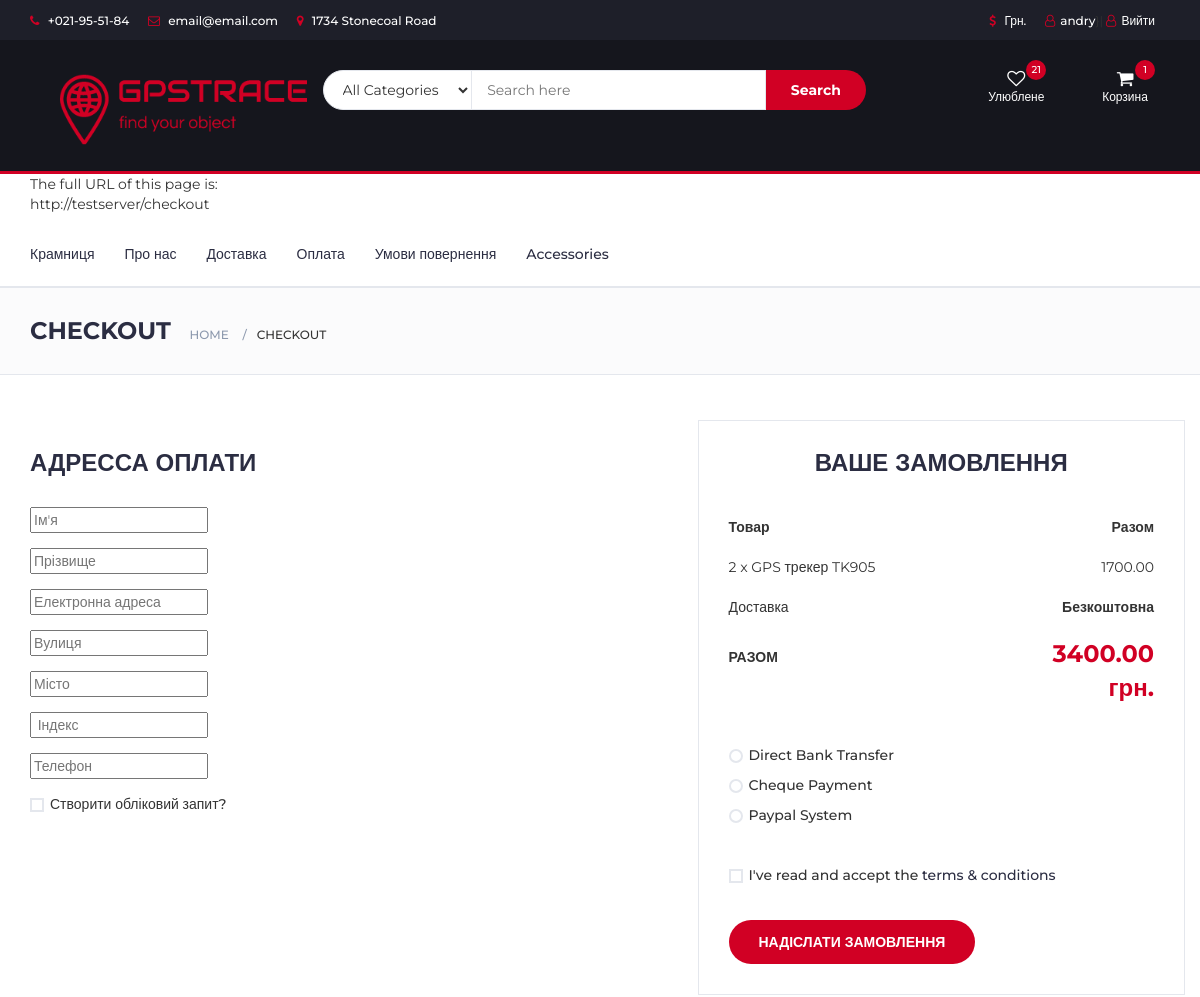
Before: /checkout (signed in, upper part) with the older database file.
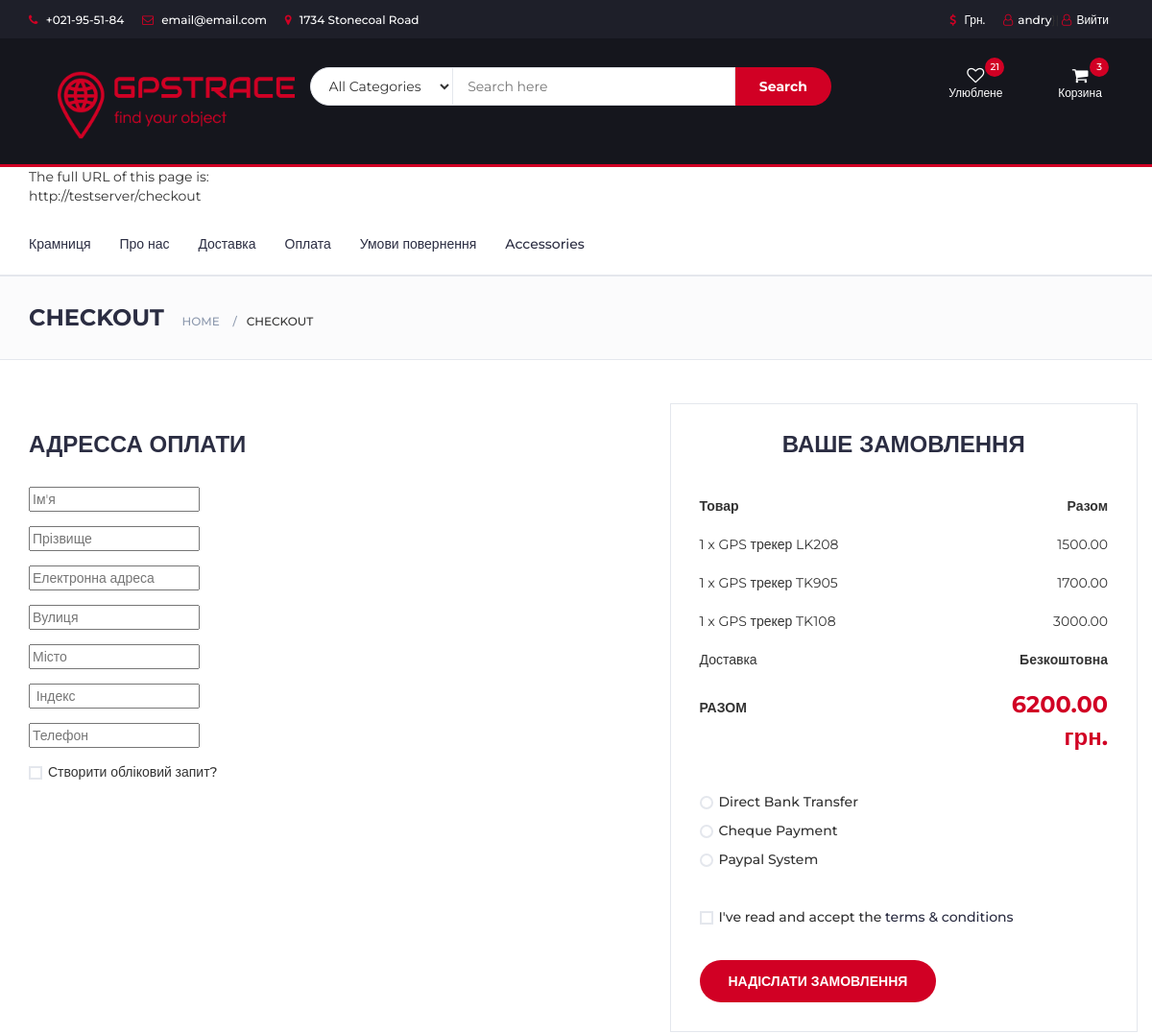
After: the same page with the newer database file.
### store/models.py (models this page shows, shortened)
class Order(models.Model):
    user = models.ForeignKey(settings.AUTH_USER_MODEL,
                             on_delete=models.CASCADE)
    items = models.ManyToManyField(OrderItem)
    start_date = models.DateTimeField(auto_now_add=True)
    ordered_date = models.DateTimeField()
    ordered = models.BooleanField(default=False)
    ordered_date = models.DateTimeField(blank=True)
    shipping_address = models.ForeignKey('ShippingAddress', on_delete=models.SET_NULL, blank=True, null=True)

class OrderItem(models.Model):
    user = models.ForeignKey(settings.AUTH_USER_MODEL,
                             on_delete=models.CASCADE)
    ordered = models.BooleanField(default=False)
    item = models.ForeignKey(Item, on_delete=models.CASCADE)
    quantity = models.IntegerField(default=1)
    ordered = models.BooleanField(default=False)

class Item(models.Model):
    title = models.CharField(max_length=100, null=True, verbose_name='Назва товару')
    slug = models.SlugField(max_length=100, unique=True, db_index=True, null=True)
    photo = models.ImageField(upload_to='img', null=True)
    price = models.DecimalField(max_digits=7, decimal_places=2, blank=True, null=True, verbose_name='Ціна товару')
    discount = models.DecimalField(max_digits=7, decimal_places=2, blank=True, null=True, verbose_name='Знижка у %')
    description = models.TextField(max_length=5000, null=True, blank=True, verbose_name='Опис')
    label = models.CharField(choices=LABEL_CHOICES, max_length=20, null=True, blank=True, verbose_name='Акційна мітка')
    battery = models.CharField(choices=BATTERY_CHOICES, max_length=20, null=True, blank=True,
                               verbose_name='Ємність акумуляторної батареї')
    cat = models.ForeignKey('Category', on_delete=models.PROTECT, null=True)
    quantity = models.IntegerField(default=1)

### store/views.py (the view, shortened to what this page needs)
# urls.py: path('checkout', CheckOutView.as_view(), name='checkout'),
class CheckOutView(LoginRequiredMixin, ListView):
    def get(self, *args, **kwargs):
        form = CheckoutForms()
        try:
            order = Order.objects.get(user=self.request.user, ordered=False)
        except ObjectDoesNotExist:
            messages.warning(self.request, "You do not have an active order")
            return redirect("/")
        context = {
            'form': form,
            'ob_item': order
        }
        return render(self.request, "store/checkout.html", context)

### store/forms.py
class CheckoutForms(forms.Form):
    first_name = forms.CharField(widget=forms.TextInput(attrs={
        'placeholder': "Ім'я", 'class': 'form-input'
    }))
    last_name = forms.CharField(widget=forms.TextInput(attrs={
        'placeholder': 'Прізвище', 'class': 'form-input'
    }))
    street_address = forms.CharField(widget=forms.TextInput(attrs={
        'placeholder': 'Вулиця', 'class': 'form-input'
    }))
    city = forms.CharField(widget=forms.TextInput(attrs={
        'placeholder': 'Місто', 'class': 'form-input'
    }))
    email = forms.CharField(widget=forms.TextInput(attrs={
        'placeholder': 'Електронна адреса', 'class': 'form-input'
    }))
    index = forms.CharField(widget=forms.TextInput(attrs={
        'placeholder': ' Індекс', 'class': 'form-input'
    }))
    phone = forms.CharField(widget=forms.TextInput(attrs={
        'placeholder': 'Телефон', 'class': 'form-input'
    }))

### store/templatetags/store_tags.py (called while the page is built)
@register.filter
def cart_item_count(user):
    if user.is_authenticated:
        qs = Order.objects.filter(user=user, ordered=False)
        if qs.exists():
            return qs[0].items.count()
    return 0

@register.filter
def get_cart_navbar(user):
    if user.is_authenticated:
        cart_item = OrderItem.objects.filter(user=user, ordered=False)
        if cart_item.exists():
            return cart_item

@register.filter
def get_cart_total_price(user):
    total = 0
    if user.is_authenticated:
        qs_order_item = OrderItem.objects.filter(user=user, ordered=False)
        if qs_order_item.exists():
            for prices in qs_order_item:
                total_item = prices.quantity * prices.item.price
                total += total_item
        return total

### store/templates/store/checkout.html (shortened to what this page needs)
{% load static %}
{% load store_tags %}
<html lang="en">
	<head>
 		<link type="text/css" rel="stylesheet" href="{% static 'css/bootstrap.min.css' %}"/>
 		<link type="text/css" rel="stylesheet" href="{% static 'css/slick.css' %}"/>
 		<link type="text/css" rel="stylesheet" href="{% static 'css/slick-theme.css' %}"/>
 		<link type="text/css" rel="stylesheet" href="{% static 'css/nouislider.min.css' %}"/>
 		<link rel="stylesheet" href="{% static 'css/font-awesome.min.css' %}">
 		<link type="text/css" rel="stylesheet" href="{% static 'css/style.css' %}"/>
    </head>
	<body>
{% include "store/navbar.html" %}
		<div id="breadcrumb" class="section">
			<div class="container">
				<div class="row">
					<div class="col-md-12">
						<h3 class="breadcrumb-header">Checkout</h3>
						<ul class="breadcrumb-tree">
							<li><a href="#">Home</a></li>
							<li class="active">Checkout</li>
						</ul>
					</div>
				</div>
			</div>
		</div>
						<form method="POST" class="card-body">
		<div class="section">
			<div class="container">
				<div class="row">
					<div class="col-md-7">
						<div class="billing-details">
							<div class="section-title">
								<h3 class="title">Адресса оплати</h3>
							</div>
							<form method="POST" class="form-group">
							<div class="form-group"> {{ form.first_name }}
							</div>
							<div class="form-group"> {{ form.last_name }}
							</div>
							<div class="form-group">{{ form.email }}
							</div>
							<div class="form-group">{{ form.street_address }}
							</div>
							<div class="form-group">{{ form.city }}
							</div>
							<div class="form-group">{{ form.index }}
							</div>
							<div class="form-group">{{ form.phone }}
							</div>
							<div class="form-group">
								<div class="input-checkbox">
									<label for="create-account">
										<span></span>
										Створити обліковий запит?
									</label>
								</div>
							</div>
						</div>
						<div class="shiping-details">
							<div class="input-checkbox">
								<label for="shiping-address">
								</label>
							</div>
						</div>
					</div>
					<div class="col-md-5 order-details">
						<div class="section-title text-center">
							<h3 class="title">Ваше замовлення</h3>
						</div>
						<div class="order-summary">
							<div class="order-col">
								<div><strong>Товар</strong></div>
								<div><strong>Разом</strong></div>
							</div>
							{% for items_checkout in ob_item.items.all %}
							<div class="order-products">
								<div class="order-col">
									<div>{{items_checkout.quantity}} x {{items_checkout.item.title}}</div>
									<div>{{items_checkout.item.price}}</div>
								</div>
							</div>
							{% endfor %}
							<div class="order-col">
								<div>Доставка</div>
								<div><strong>Безкоштовна</strong></div>
							</div>
							<div class="order-col">
								<div><strong>РАЗОМ</strong></div>
								<div><strong class="order-total">{{ request.user|get_cart_total_price }} грн.</strong></div>
							</div>
						</div>
						<div class="payment-method">
							<div class="input-radio">
								<label for="payment-1">
									<span></span>
									Direct Bank Transfer
								</label>
							</div>
							<div class="input-radio">
								<label for="payment-2">
									<span></span>
									Cheque Payment
								</label>
							</div>
							<div class="input-radio">
								<label for="payment-3">
									<span></span>
									Paypal System
								</label>
							</div>
						</div>
						<div class="input-checkbox">
							<label for="terms">
								<span></span>
								I've read and accept the <a href="#">terms & conditions</a>
							</label>
						</div>
						<button class="primary-btn order-submit" type="submit">Надіслати замовлення</button>
					</div>
				</div>
			</div>
			</form>
	</body>
</html>

### store/templates/store/navbar.html (shortened to what this page needs)
{% load static %}
{% load store_tags %}
    <link type="text/css" rel="stylesheet" href="{% static 'css/bootstrap.min.css' %}"/>
    <link type="text/css" rel="stylesheet" href="{% static 'css/slick.css' %}"/>
    <link type="text/css" rel="stylesheet" href="{% static 'css/slick-theme.css' %}"/>
    <link type="text/css" rel="stylesheet" href="{% static 'css/nouislider.min.css' %}"/>
    <link rel="stylesheet" href="{% static 'css/font-awesome.min.css' %}">
    <link type="text/css" rel="stylesheet" href="{% static 'css/style.css' %}"/>
	<header>
    <div id="top-header">
        <div class="container">
            <ul class="header-links pull-left">
                <li><a href="#"><i class="fa fa-phone"></i> +021-95-51-84</a></li>
                <li><a href="#"><i class="fa fa-envelope-o"></i> email@email.com</a></li>
                <li><a href="#"><i class="fa fa-map-marker"></i> 1734 Stonecoal Road</a></li>
            </ul>
            <ul class="header-links pull-right">
                <li><a href="#"><i class="fa fa-dollar"></i> Грн.</a></li>
                {% if request.user.is_authenticated %}
                <li><a href="#"><i class="fa fa-user-o"></i>{{ user.username }}</a>}|
                    <a href="{% url 'logout'  %}"><i class="fa fa-user-o"></i>Вийти</li>
                {% else %}
                <li><a href="{% url 'login'  %}"><i class="fa fa-user-o"></i>Обліковий запис</a></li>
                 {% endif %}
            </ul>
        </div>
    </div>
    <div id="header">
        <div class="container">
            <div class="row">
                <div class="col-md-3">
                    <div class="header-logo">
                        <a href="#" class="logo">
                            <img src="{% static './img/logo.png' %}" alt="">
                        </a>
                    </div>
                </div>
                <div class="col-md-6">
                    <div class="header-search">
                        <form>
                            <select class="input-select">
                                <option value="0">All Categories</option>
                            </select>
                            <input class="input" placeholder="Search here">
                            <button class="search-btn">Search</button>
                        </form>
                    </div>
                </div>
                <div class="col-md-3 clearfix">
                    <div class="header-ctn">
                        <div>
                            <a href="#">
                                <i class="fa fa-heart-o"></i>
                                <span>Улюблене</span>
                                <div class="qty">21</div>
                            </a>
                        </div>
                        <div class="dropdown">
                            <a class="dropdown-toggle" data-toggle="dropdown" aria-expanded="true">
                                <i class="fa fa-shopping-cart"></i>
                                <span>Корзина</span>
                                <div class="qty">{{ request.user|cart_item_count }}</div>
                            </a>
                        </div>
                    </div>
                </div>
            </div>
        </div>
    </div>
</header>
<nav id="navigation">
    <div class="container">
        <div id="responsive-nav">
            <ul class="main-nav nav navbar-nav">
<p id="demo"></p>
                 {% if 'id' == 'home' %}
                <li class="active"><a href="{% url 'home' %}">Вітрина</a></li>
                 {% else %}
                <li><a href="{% url 'index' %}">Крамниця</a></li>
                {% endif %}
                <li><a href="#">Про нас</a></li>
                <li><a href="#">Доставка</a></li>
                <li><a href="#">Оплата</a></li>
                <li><a href="#">Умови повернення</a></li>
                <li><a href="#">Accessories</a></li>
            </ul>
        </div>
        </div>
</nav>

Changed rows visible on the page:
removed OrderItem: quantity "2", item "GPS трекер TK905", item.price "1700.00"
added OrderItem: quantity "1", item "GPS трекер LK208", item.price "1500.00"
added OrderItem: quantity "1", item "GPS трекер TK905", item.price "1700.00"
added OrderItem: quantity "1", item "GPS трекер TK108", item.price "3000.00"
Other visible differences:
{{ request.user|cart_item_count }}: "1" → "3"
{{ request.user|get_cart_total_price }}: "3400.00" → "6200.00"
